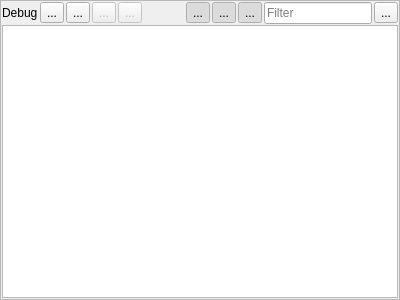
<?xml version="1.0" encoding="UTF-8"?>
<ui version="4.0">
 <class>LoggingWidget</class>
 <widget class="QFrame" name="LoggingWidget">
  <property name="geometry">
   <rect>
    <x>0</x>
    <y>0</y>
    <width>400</width>
    <height>300</height>
   </rect>
  </property>
  <property name="windowTitle">
   <string>Frame</string>
  </property>
  <property name="frameShape">
   <enum>QFrame::StyledPanel</enum>
  </property>
  <property name="frameShadow">
   <enum>QFrame::Raised</enum>
  </property>
  <layout class="QVBoxLayout" name="verticalLayout">
   <property name="spacing">
    <number>1</number>
   </property>
   <property name="leftMargin">
    <number>1</number>
   </property>
   <property name="topMargin">
    <number>1</number>
   </property>
   <property name="rightMargin">
    <number>1</number>
   </property>
   <property name="bottomMargin">
    <number>1</number>
   </property>
   <item>
    <layout class="QHBoxLayout" name="horizontalLayout">
     <property name="spacing">
      <number>2</number>
     </property>
     <property name="sizeConstraint">
      <enum>QLayout::SetDefaultConstraint</enum>
     </property>
     <item>
      <widget class="QLabel" name="label">
       <property name="text">
        <string>Debug</string>
       </property>
      </widget>
     </item>
     <item>
      <widget class="QToolButton" name="clearToolButton">
       <property name="toolTip">
        <string>Clear</string>
       </property>
       <property name="text">
        <string>...</string>
       </property>
       <property name="icon">
        <iconset theme="edit-clear">
         <normaloff/>
        </iconset>
       </property>
      </widget>
     </item>
     <item>
      <widget class="QToolButton" name="saveAsToolButton">
       <property name="toolTip">
        <string>Save messages as file...</string>
       </property>
       <property name="text">
        <string>...</string>
       </property>
       <property name="icon">
        <iconset theme="document-save-as">
         <normaloff/>
        </iconset>
       </property>
      </widget>
     </item>
     <item>
      <widget class="QToolButton" name="previousToolButton">
       <property name="enabled">
        <bool>false</bool>
       </property>
       <property name="toolTip">
        <string>Previous item</string>
       </property>
       <property name="text">
        <string>...</string>
       </property>
       <property name="icon">
        <iconset theme="go-previous">
         <normaloff/>
        </iconset>
       </property>
      </widget>
     </item>
     <item>
      <widget class="QToolButton" name="nextToolButton">
       <property name="enabled">
        <bool>false</bool>
       </property>
       <property name="toolTip">
        <string>Next item</string>
       </property>
       <property name="text">
        <string>...</string>
       </property>
       <property name="icon">
        <iconset theme="go-next">
         <normaloff/>
        </iconset>
       </property>
      </widget>
     </item>
     <item>
      <spacer name="horizontalSpacer">
       <property name="orientation">
        <enum>Qt::Horizontal</enum>
       </property>
       <property name="sizeHint" stdset="0">
        <size>
         <width>40</width>
         <height>20</height>
        </size>
       </property>
      </spacer>
     </item>
     <item>
      <widget class="QToolButton" name="infoToolButton">
       <property name="toolTip">
        <string>Show info messages</string>
       </property>
       <property name="text">
        <string>...</string>
       </property>
       <property name="icon">
        <iconset theme="dialog-information">
         <normaloff/>
        </iconset>
       </property>
       <property name="checkable">
        <bool>true</bool>
       </property>
       <property name="checked">
        <bool>true</bool>
       </property>
      </widget>
     </item>
     <item>
      <widget class="QToolButton" name="warningToolButton">
       <property name="toolTip">
        <string>Show warning messages</string>
       </property>
       <property name="text">
        <string>...</string>
       </property>
       <property name="icon">
        <iconset theme="dialog-warning">
         <normaloff/>
        </iconset>
       </property>
       <property name="checkable">
        <bool>true</bool>
       </property>
       <property name="checked">
        <bool>true</bool>
       </property>
      </widget>
     </item>
     <item>
      <widget class="QToolButton" name="errorToolButton">
       <property name="toolTip">
        <string>Show error messages</string>
       </property>
       <property name="text">
        <string>...</string>
       </property>
       <property name="icon">
        <iconset theme="dialog-error">
         <normaloff/>
        </iconset>
       </property>
       <property name="checkable">
        <bool>true</bool>
       </property>
       <property name="checked">
        <bool>true</bool>
       </property>
      </widget>
     </item>
     <item>
      <widget class="QLineEdit" name="filterLineEdit">
       <property name="sizePolicy">
        <sizepolicy hsizetype="Preferred" vsizetype="Fixed">
         <horstretch>0</horstretch>
         <verstretch>0</verstretch>
        </sizepolicy>
       </property>
       <property name="toolTip">
        <string>Filter by content</string>
       </property>
       <property name="placeholderText">
        <string>Filter</string>
       </property>
       <property name="clearButtonEnabled">
        <bool>true</bool>
       </property>
      </widget>
     </item>
     <item>
      <widget class="QToolButton" name="configToolButton">
       <property name="toolTip">
        <string>Filter by categories</string>
       </property>
       <property name="text">
        <string>...</string>
       </property>
       <property name="icon">
        <iconset theme="preferences-system">
         <normaloff/>
        </iconset>
       </property>
       <property name="popupMode">
        <enum>QToolButton::InstantPopup</enum>
       </property>
       <property name="arrowType">
        <enum>Qt::NoArrow</enum>
       </property>
      </widget>
     </item>
    </layout>
   </item>
   <item>
    <widget class="QTableView" name="tableView">
     <property name="showGrid">
      <bool>false</bool>
     </property>
     <attribute name="horizontalHeaderVisible">
      <bool>false</bool>
     </attribute>
     <attribute name="verticalHeaderVisible">
      <bool>false</bool>
     </attribute>
    </widget>
   </item>
  </layout>
 </widget>
 <resources/>
 <connections/>
</ui>
